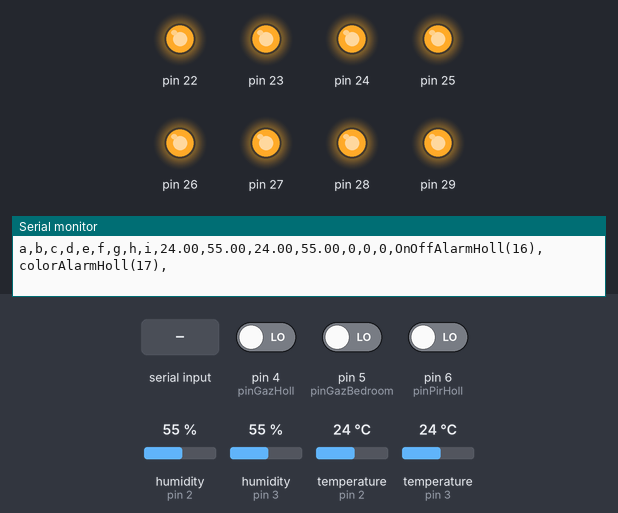
This sketch was run on a simulated Arduino Mega 2560, built with avr-gcc and run on an emulated ATmega2560. Parts: output pins drawn as LEDs (lit = HIGH), the last lines printed to the serial monitor. Inputs (shaded band) come from the test bench; at power-on: pin 4 (pinGazHoll) LOW, pin 5 (pinGazBedroom) LOW, pin 6 (pinPirHoll) LOW, humidity (sensors on pin 2, pin 3) 55 %, temperature (sensors on pin 2, pin 3) 24 °C.

Above: at 1.2 s.
1.3 s: "A" received over the second serial link
At 2.5 s:
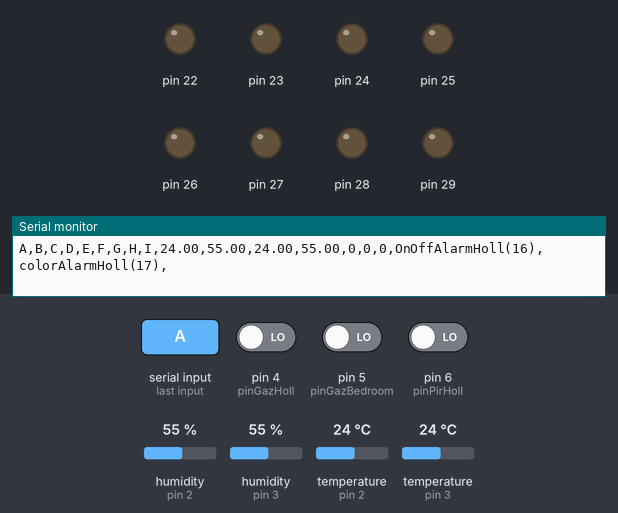
2.8 s: "c" received over the second serial link
At 3.7 s:
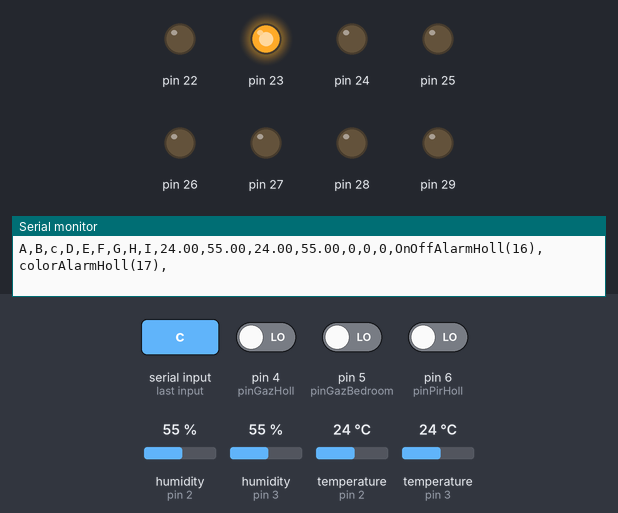
4.3 s: "b" received over the second serial link
At 4.9 s:
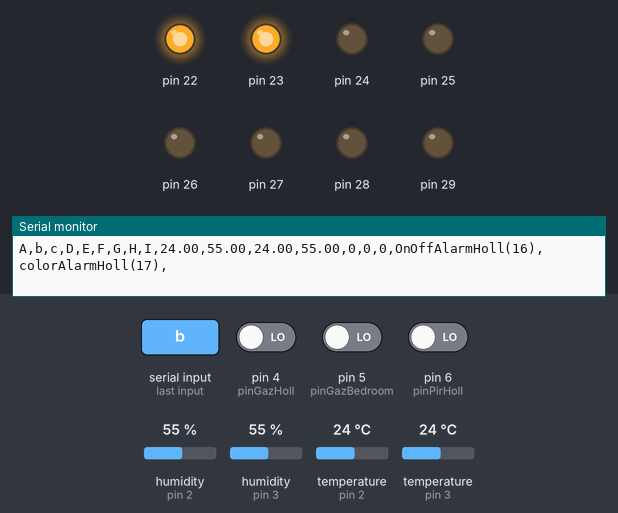
5.8 s: "d" received over the second serial link
At 7.0 s:
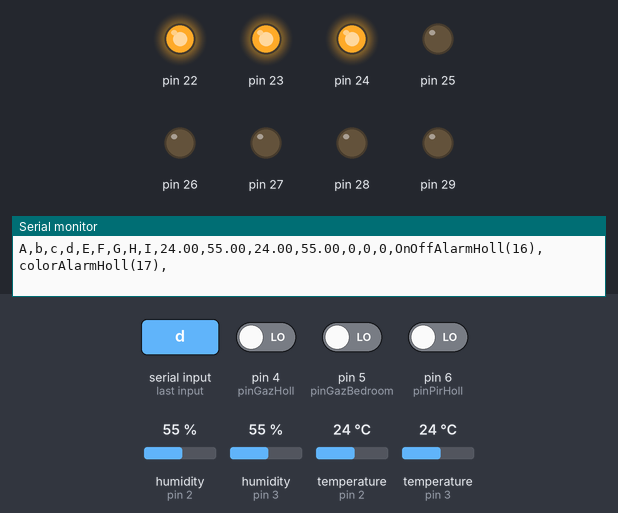
7.3 s: "a" received over the second serial link
At 8.4 s:
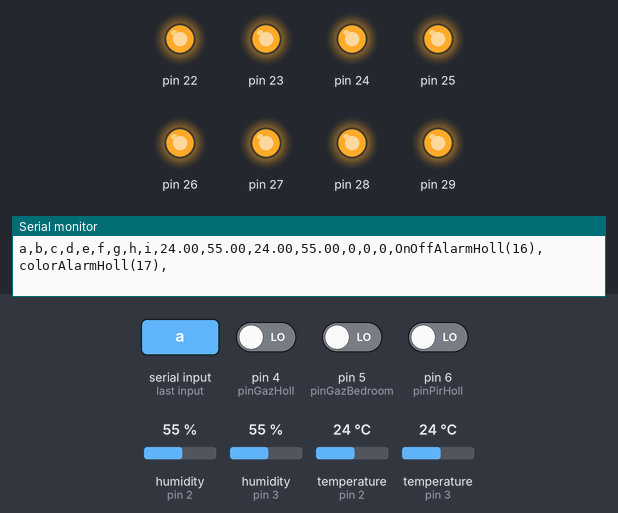
Timing chart, 0 to 9.8 s (numbered marks = the images above; inputs shaded):
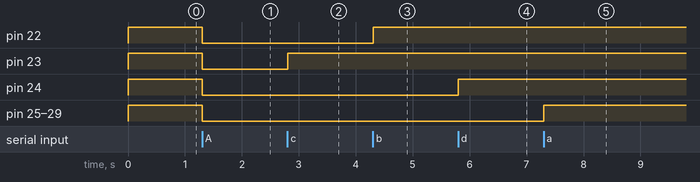

Measured:
- after the input at 1.3 s, pin 22–29: HIGH → LOW at once
- after the input at 2.8 s, pin 23: LOW → HIGH at once
- after the input at 4.3 s, pin 22: LOW → HIGH at once
- after the input at 5.8 s, pin 24: LOW → HIGH at once
- after the input at 7.3 s, pin 25–29: LOW → HIGH at once

The sketch:

SketchUMDOM.ino
```cpp
char incomingbyteChar;
String inData;
boolean flagRelay0=false,flagRelay1=false,flagRelay2=false,flagRelay3=false,flagRelay4=false,
flagRelay5=false,flagRelay6=false,flagRelay7=false,flagRelay8=false;
unsigned long timing1;

char incomingbyteChar1;
String myStrings[] ={"a","b","c","d","e","f","g","h","i","DHT1","DHT1","DHT2","DHT2","G1","G2","M1","OnOffAlarmHoll(16)","colorAlarmHoll(17)"};

//DHT
#include "DHT.h"
#define DHTPIN 2
#define DHTPIN2 3
#define DHTTYPE DHT11   // DHT 11
#define DHTTYPE2 DHT11   // DHT 11
//#define DHTTYPE DHT22   // DHT 22  (AM2302)
DHT dht(DHTPIN, DHTTYPE);
DHT dht2(DHTPIN2, DHTTYPE2);


int pinGazHoll = 4;
int pinGazBedroom = 5;
#define pinPirHoll 6

int dataGazHoll = 0 ;
int dataGazBedroom = 0;
int dataPirHoll = 0;

unsigned long currentMillis;
String SerialData;
unsigned long previousMillis1 = 0;

void setup()
 {
   Serial.begin(9600);
   Serial1.begin(9600);
   pinMode(22, OUTPUT);
   pinMode(23, OUTPUT);
   pinMode(24, OUTPUT);
   pinMode(25, OUTPUT);
   pinMode(26, OUTPUT);
   pinMode(27, OUTPUT);
   pinMode(28, OUTPUT);
   pinMode(29, OUTPUT);
   digitalWrite(22,HIGH);
   digitalWrite(23,HIGH);
   digitalWrite(24,HIGH);
   digitalWrite(25,HIGH);
   digitalWrite(26,HIGH);
   digitalWrite(27,HIGH);
   digitalWrite(28,HIGH);
   digitalWrite(29,HIGH);
   pinMode(pinGazHoll, INPUT);
   pinMode(pinGazBedroom, INPUT);
   dht.begin();
   dht2.begin();
   pinMode(pinPirHoll, INPUT);

 }

void loop()
 {
   currentMillis = millis();
   dataGazHoll = digitalRead(pinGazHoll); //ХОЛЛ
   dataGazBedroom = digitalRead(pinGazBedroom);
   dataPirHoll = digitalRead(pinPirHoll); //ХОЛЛ


    if(Serial1.available() > 0 ) // есть ли что-то в буфере
    {
        delay(2);
          incomingbyteChar1 = Serial1.read();

//Relay0 общий
        if (incomingbyteChar1 == 'a'){
            digitalWrite(22,HIGH);digitalWrite(23,HIGH);digitalWrite(24,HIGH);digitalWrite(25,HIGH);digitalWrite(26,HIGH);digitalWrite(27,HIGH);
            digitalWrite(28,HIGH);digitalWrite(29,HIGH);
            flagRelay0 = false;
            myStrings[0]= "a";myStrings[1] = "b";myStrings[2] = "c";myStrings[3] = "d";myStrings[4] = "e";myStrings[5] = "f";myStrings[6] = "g";
            myStrings[7] = "h";myStrings[8] = "i";
        }
        if (incomingbyteChar1 == 'A'){
            digitalWrite(22,LOW);digitalWrite(23,LOW);digitalWrite(24,LOW);digitalWrite(25,LOW);digitalWrite(26,LOW);digitalWrite(27,LOW);
            digitalWrite(28,LOW);digitalWrite(29,LOW);
            flagRelay0 = false;
            myStrings[0]= "A";myStrings[1] = "B";myStrings[2] = "C";myStrings[3] = "D";myStrings[4] = "E";myStrings[5] = "F";myStrings[6] = "G";
            myStrings[7] = "H";myStrings[8] = "I";
           }

//Relay1
        if (incomingbyteChar1 == 'b'){
           digitalWrite(22,HIGH);
           flagRelay1 = false;
           myStrings[1] = "b";}
        if (incomingbyteChar1 == 'B'){
           digitalWrite(22,LOW);
           flagRelay1 = true;
           myStrings[1] = "B";}

//Relay2
        if (incomingbyteChar1 == 'c'){
           digitalWrite(23,HIGH);
           myStrings[2] = "c";
           flagRelay2 = false;
        }
        if (incomingbyteChar1 == 'C'){
           digitalWrite(23,LOW);
           myStrings[2] = "C";
           flagRelay2 = true;}

//Relay3
        if (incomingbyteChar1 == 'd'){
           digitalWrite(24,HIGH);
           myStrings[3] = "d";
           flagRelay3 = false;
           }
        if (incomingbyteChar1 == 'D'){
           digitalWrite(24,LOW);
           myStrings[3] = "D";
           flagRelay3 = true;}

//Relay4
        if (incomingbyteChar1 == 'e'){
           digitalWrite(25,HIGH);
           myStrings[4] = "e";
           flagRelay4 = false;
        }
        if (incomingbyteChar1 == 'E'){
           digitalWrite(25,LOW);
           myStrings[4] = "E";
           flagRelay4 = true; }

//Relay5
        if (incomingbyteChar1 == 'l'){
           digitalWrite(26,HIGH);
           myStrings[5] = "l";
           flagRelay5 = false;
        }
        if (incomingbyteChar1 == 'L'){
           digitalWrite(26,LOW);
           myStrings[5] = "L";
           flagRelay5 = true;}

//Relay6
        if (incomingbyteChar1 == 'g'){
           digitalWrite(27,HIGH);
           myStrings[6] = "g";
           flagRelay6 = false;
        }
        if (incomingbyteChar1 == 'G'){
           digitalWrite(27,LOW);
           myStrings[6] = "G";
           flagRelay6 = true;}

//Relay7
        if (incomingbyteChar1 == 'h'){
           digitalWrite(28,HIGH);
           myStrings[7] = "h";
           flagRelay7 = false;
         }
        if (incomingbyteChar1 == 'H'){
           digitalWrite(28,LOW);
           myStrings[7] = "H";
           flagRelay7 = true;}

//Relay8
        if (incomingbyteChar1 == 'i'){
           digitalWrite(29,HIGH);
           myStrings[8] = "i";
           flagRelay8 = false;
         }
        if (incomingbyteChar1 == 'I'){
           digitalWrite(29,LOW);
           myStrings[8] = "I";
           flagRelay8 = true;}

//OnOff сигнализация Холл
         if (incomingbyteChar1 == 'e'){
           myStrings[16] = "e";}
         if (incomingbyteChar1 == 'E'){
           myStrings[16] = "E";}
//оповещение движения цветом в Холле
         if (incomingbyteChar1 == 'f'){
           myStrings[17] = "f";}
         if (incomingbyteChar1 == 'F'){
           myStrings[17] = "F";}
}


myStrings[9] = dht.readTemperature();
myStrings[10] = dht.readHumidity();
myStrings[11] = dht2.readTemperature();
myStrings[12] = dht2.readHumidity();
myStrings[13] = dataGazBedroom;
myStrings[14] = dataGazHoll;
myStrings[15] = dataPirHoll;


                  if (currentMillis - previousMillis1 >= 500){
              previousMillis1 = currentMillis;
                    for (int i = 0; i < 18; i++){
                    SerialData += myStrings[i];
                    SerialData += ",";
                    }
                Serial.println(SerialData);
                Serial1.println(SerialData);
                SerialData = "";
              }

//                   if (millis() - timingTemp > 5000 || dataGaz1 == 0 || dataGaz2 == 0 || pirVal == 1){
//                    timingTemp = millis();
//                    int t = dht.readTemperature();
//                    int h = dht.readHumidity();
//                    int a = dht2.readTemperature();
//                    int b = dht2.readHumidity();
//
//                    Serial1.print("X");Serial1.print("  t1: "); Serial1.print(t); Serial1.print(" h1: "); Serial1.print(h); Serial1.print(" t2: "); Serial1.print(a); Serial1.print(" h2: "); Serial1.print(b);
//                    Serial1.print(" G1: "); Serial1.print(dataGaz1);Serial1.print(" G2: "); Serial1.print(dataGaz2);
//                    Serial1.print(" M: "); Serial1.print(pirVal);
//                    Serial1.println(" ");
//                    delay(100);
//                    }


}
```
